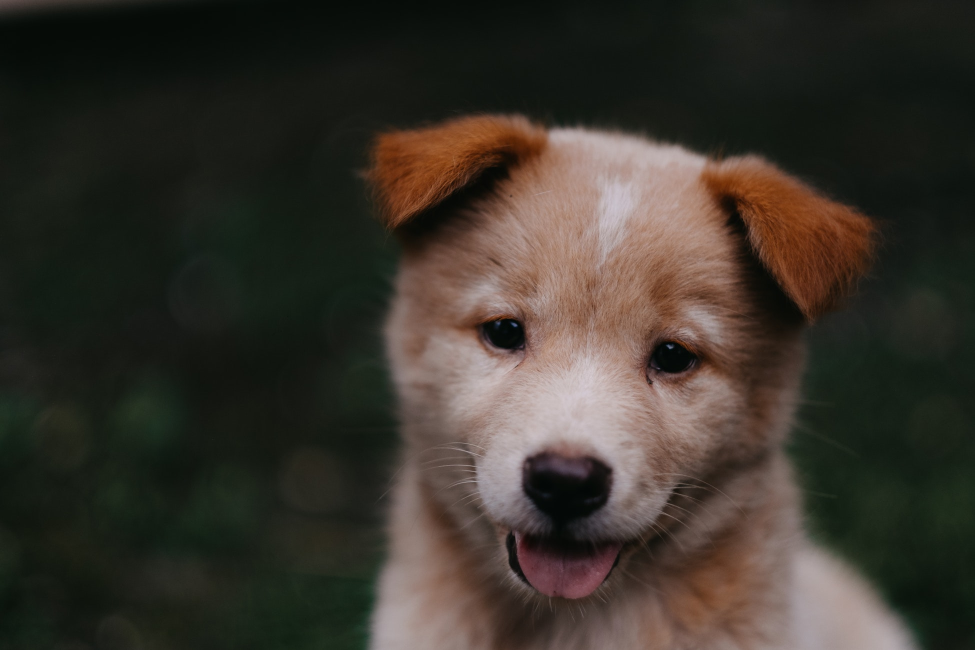
#> input picture DATA/00-puppy.jpg, 1950 x 1300 px, found by its file name (shown at 1/2 size)
$ jupyter execute OpenCV-Basics.ipynb
#> lines starting #> are read from the running program, lines starting #| are printed output that depends on the picture
[cell 1]
import numpy as np
import matplotlib.pyplot as plt
import cv2

[cell 2]
img = cv2.imread("C://Users//nryan//OneDrive//Desktop//00-puppy.jpg")
#> img is the input picture: shape (1300, 1950, 3); mean B, G, R 43.8, 51.8, 57.3

# open cv automatically changes the image to a numpy array.

type(img)

[cell 3]
# Displaying Images

plt.imshow(img) # open cv and matplotliv have different order in it's channel! -> BGR instead of RGB

# Reverse or Transforming the image.
fix_img = cv2.cvtColor(img, cv2.COLOR_BGR2RGB)
plt.imshow(fix_img) # fixed img
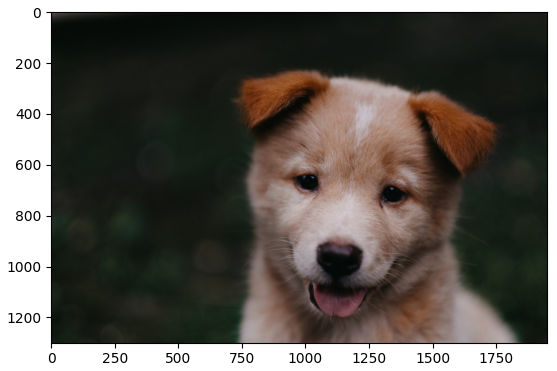
#> figure drawn by matplotlib, 1 panel; B, G, R data is drawn as R, G, B

[cell 4]
img_gray = cv2.imread("C://Users//nryan//OneDrive//Desktop//00-puppy.jpg", cv2.IMREAD_GRAYSCALE)
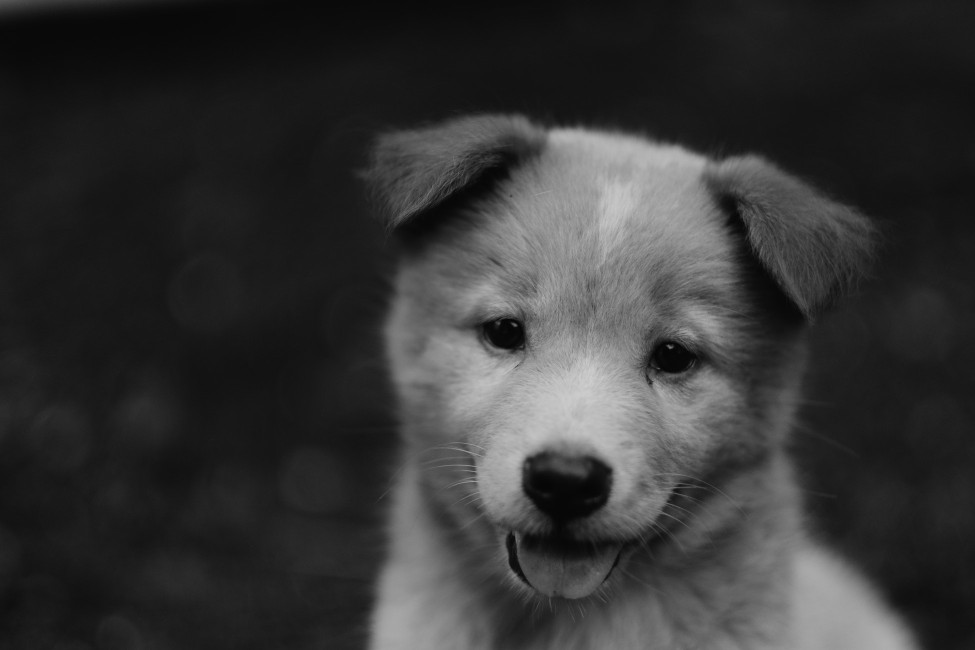
#> img_gray: shape (1300, 1950) (shown at 1/2 size); min 1, max 209, mean 52.6

img_gray.shape # no longer needs colour channels.
#> Out = (1300, 1950)

# need to change this to gray for matplotlib.
#plt.imshow(img_gray, cmap="gray")
# output = (1300, 1950)

[cell 5]
# manipulating images/arrays using cv2

new_img = cv2.resize(fix_img, (1000,400))
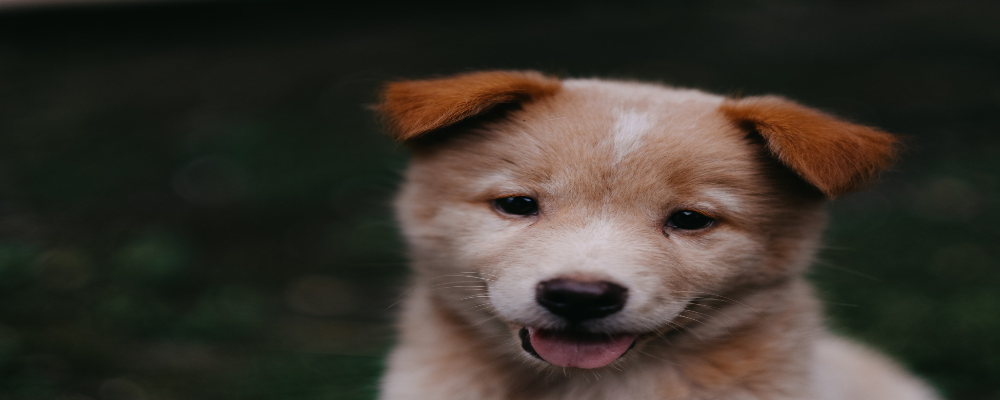
#> new_img: shape (400, 1000, 3); mean R, G, B 57.2, 51.8, 43.7
plt.imshow(new_img)

# downscaling images
w_ratio = 0.2 # 20 percent of the original width
h_ratio = 0.2

new_img = cv2.resize(fix_img, (0,0), fix_img, w_ratio, h_ratio)
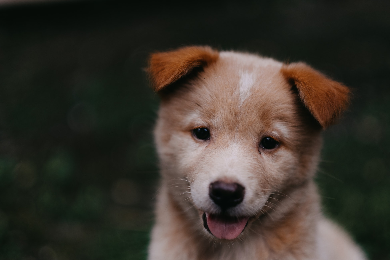
#> new_img: shape (260, 390, 3); mean R, G, B 57.3, 51.8, 43.8
plt.imshow(new_img)
new_img.shape

# flipping images - useful for generating more images.
new_img = cv2.flip(fix_img, 0) # flip x axist
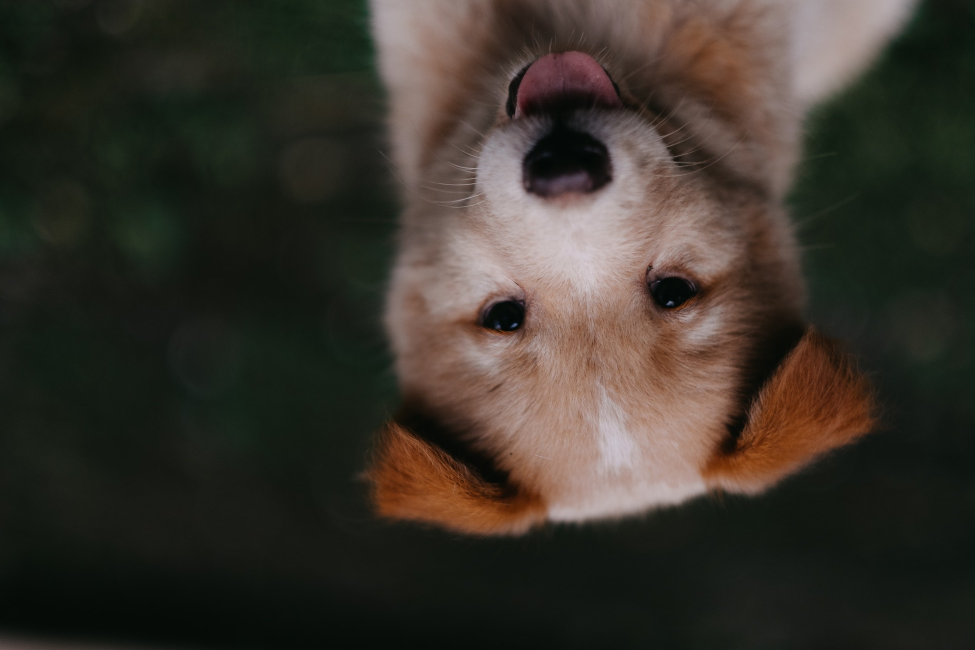
#> new_img: shape (1300, 1950, 3) (shown at 1/2 size); mean R, G, B 57.3, 51.8, 43.8
plt.imshow(new_img)
new_img = cv2.flip(fix_img, 1) # flip y axist
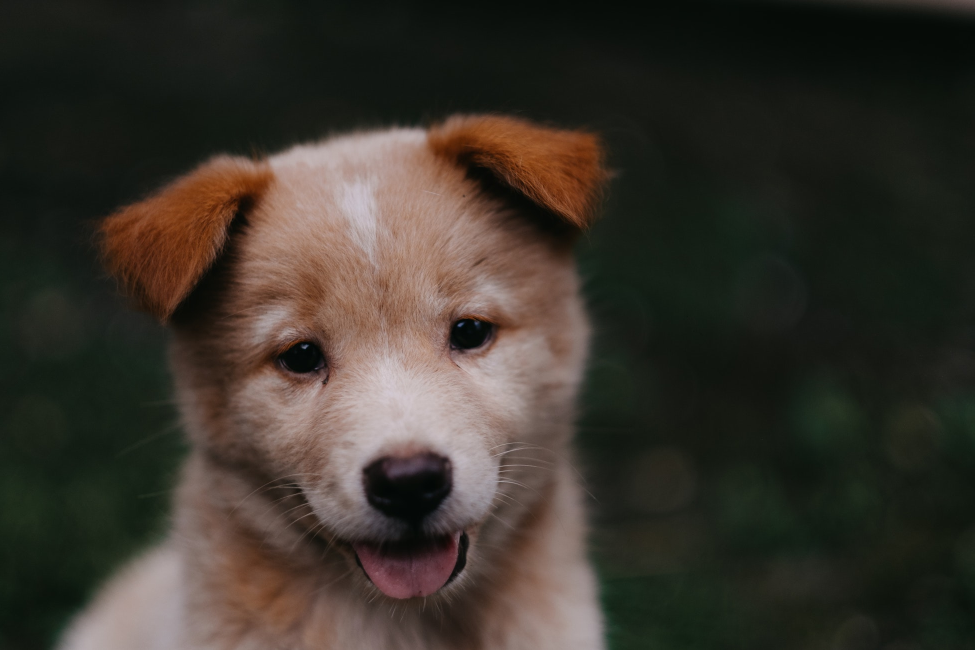
#> new_img: shape (1300, 1950, 3) (shown at 1/2 size); mean R, G, B 57.3, 51.8, 43.8
plt.imshow(new_img)

new_img = cv2.flip(fix_img, -1) # flip both x and y axis
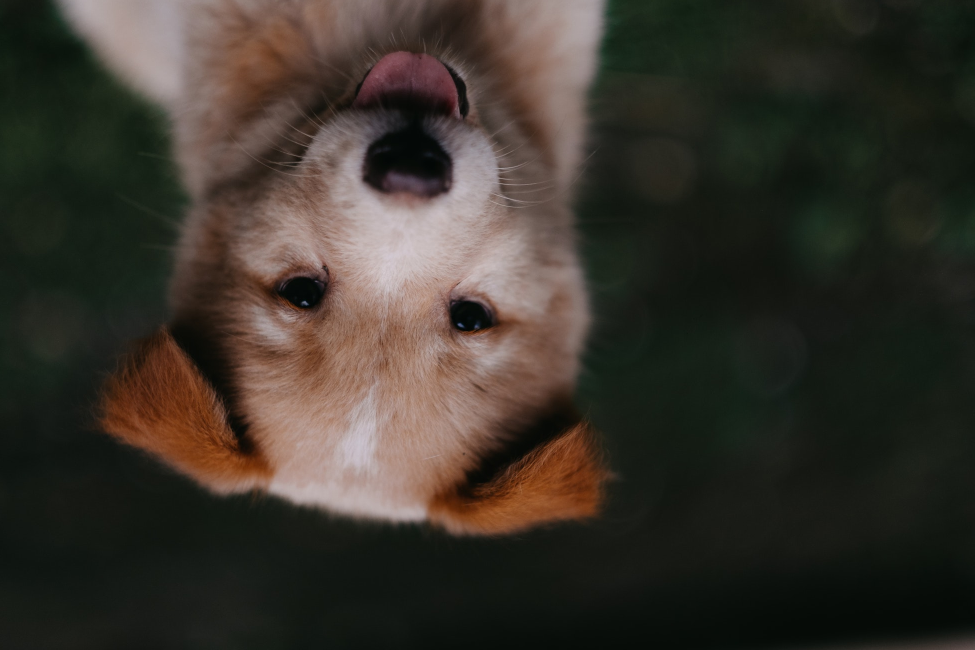
#> new_img: shape (1300, 1950, 3) (shown at 1/2 size); mean R, G, B 57.3, 51.8, 43.8

[cell 6]
# saving images using opencv.

cv2.imwrite("newFile.jpg", fix_img)
#> Out = True

[cell 7]
# designate a larger blank canvas to show the image.
fig = plt.figure(figsize=(10,8))
ax = fig.add_subplot(111)
ax.imshow(fix_img)

[cell 8]
# Placing items on images: important later on to track objects.
blank_img = np.zeros(shape=(512,512,3), dtype=np.int16) # create blank image

# Shapes
pt1 = (200,200)
pt2 = (300,300)

# drawing a rectangle - pt1 and pt2 are the top left and right corner respectively.
cv2.rectangle(blank_img, pt1, pt2, color=(0,255,0), thickness=10)
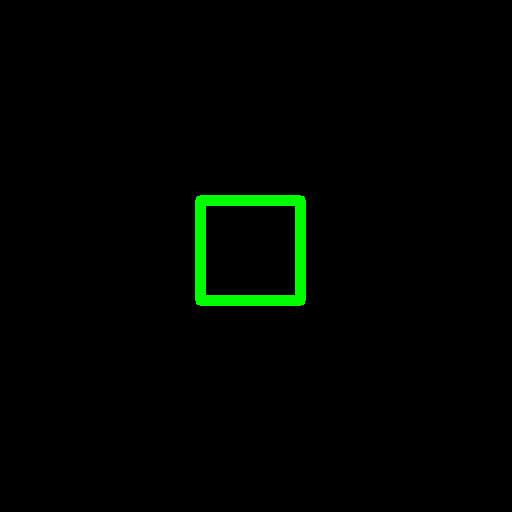
#> blank_img: shape (512, 512, 3) int16; mean of channels 0, 1, 2 0, 4.2, 0; drawn as B, G, R

# drawing a circle
cv2.circle(blank_img, center=(100,100), color=(0,0,255), radius=40, thickness=-1) # thickness = -1 fills the shape.

# drawing a line
cv2.line(blank_img, pt1, pt2, color=(255,0,0), thickness=10)

# drawing a polygon
vertices = np.array([ [50,300], [100,200], [400,350], [200,400]], dtype=np.int32) # establishing vertices
vertices.reshape((-1,1,2)) # reshape to fit the colour channels (this must be done to make the vertices acceptable for cv2)

cv2.polylines(blank_img, [vertices], isClosed=True, color=(255,255,255), thickness = 10)


# writing text on the image.
font = cv2.FONT_HERSHEY_SIMPLEX # assign a font
cv2.putText(blank_img, text="Texted!", org=(10,500), fontFace = font, fontScale = 4, color=(255,255,255), thickness=10)
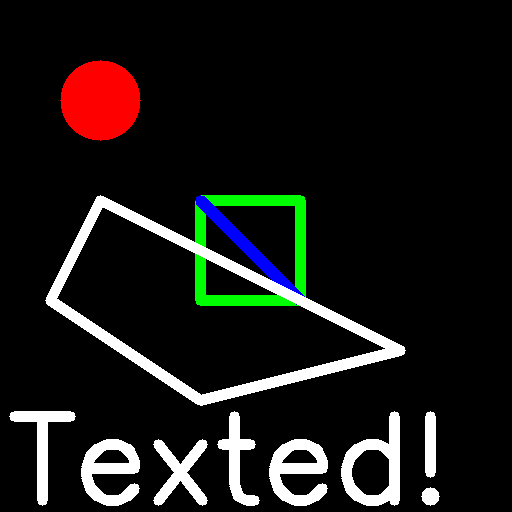
#> blank_img: shape (512, 512, 3) int16; mean of channels 0, 1, 2 21.9, 24.1, 25.2; drawn as B, G, R

plt.imshow(blank_img)
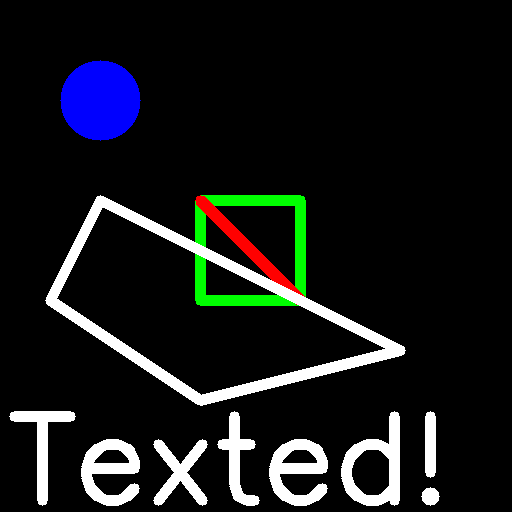
#> shown: shape (512, 512, 3); mean R, G, B 21.9, 24.1, 25.2

[cell 9]
##################################
# DRAWING IMAGES FROM USER INPUT #
##################################

[cell 10]
# Function to take in the mouse's input/parameters.
# all the arguments are filled in using the setMouseCallback method.
# event is what the mouse did.
# x and y are the coordinates.

def draw_circle(event, x, y, flags, param):
    if event == cv2.EVENT_LBUTTONDOWN: # when we hit the left mouse button
        cv2.circle(img, (x,y), radius=50, color=(255,255,255), thickness=-1) # draw a circle on the img at location x, y.

    elif event == cv2.EVENT_RBUTTONDOWN: # when we hit the right mouse button
        cv2.circle(img, (x,y), radius=50, color=(0,0,255), thickness=-1) # draw a red circle on the img at location x, y.

cv2.namedWindow(winname="Drawing") # create a window to display.
cv2.setMouseCallback("Drawing", draw_circle) # listen for mouse input.


# Showing Image with OpenCV
img = np.zeros(shape=(512,512,3), dtype = np.int8)  # Create a blank image.
while True:
    cv2.imshow("Drawing", img)

    if cv2.waitKey(20) & 0xFF==27: # listen for esc key press.
#> (key Esc is pressed here)
        break # Exit image.

cv2.destroyAllWindows()

[cell 11]
# Function to draw rectangles
def drawRectangle(event, x, y, flags, parameters):
    global ix, iy, drawing # declare global variables

    # start drawing
    if event == cv2.EVENT_LBUTTONDOWN:
        drawing = True
        ix,iy = x,y # note location of mouse press

    # drawing
    elif event == cv2.EVENT_MOUSEMOVE:
        if drawing:
            # x y is now the
            cv2.rectangle(img, (ix,iy), (x,y), color=(255,255,255), thickness=-1)

    # stop drawing if mouse is released
    elif event == cv2.EVENT_LBUTTONUP:
        drawing = False
        cv2.rectangle(img, (ix,iy), (x,y), color=(255,255,255), thickness=-1)


drawing = False # flag to indicate mouse button is pressed
ix, iy = -1, -1

# Showing Image with OpenCV
img = np.zeros(shape=(512,512,3), dtype=np.int8)

cv2.namedWindow(winname="Drawing")
cv2.setMouseCallback("Drawing", drawRectangle)


# Show the Image with OpenCV
while True:
    cv2.imshow("Drawing", img)
    if cv2.waitKey(20) & 0xFF==27: # listen for esc key
#> (key Esc is pressed here)

$ run again, with DATA/Denis_Mukwege.jpg copied over DATA/00-puppy.jpg
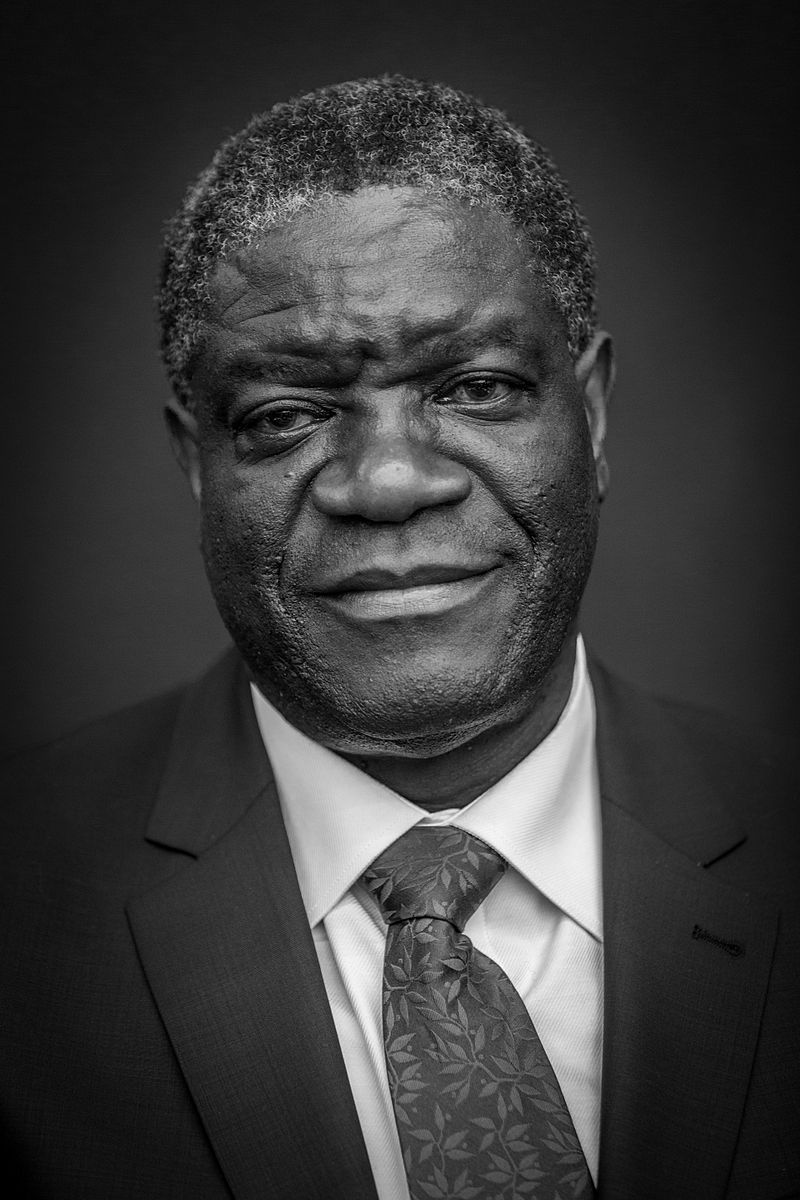
#> input picture DATA/Denis_Mukwege.jpg, 800 x 1200 px, found by its file name
#> img is the input picture: shape (1200, 800, 3); min 0, max 255, mean 58.8
#> `new_img = cv2.resize(fix_img, (1000,400))`:
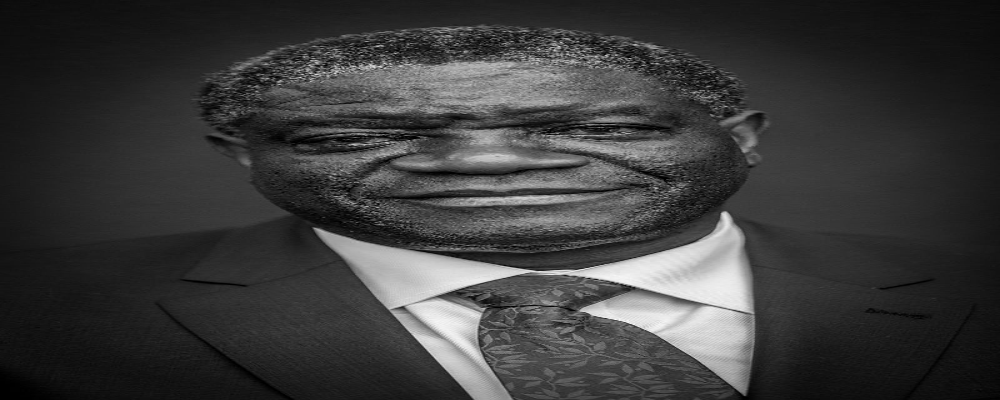
#> new_img: shape (400, 1000, 3); min 0, max 251, mean 58.9
#> `new_img = cv2.flip(fix_img, -1)`:
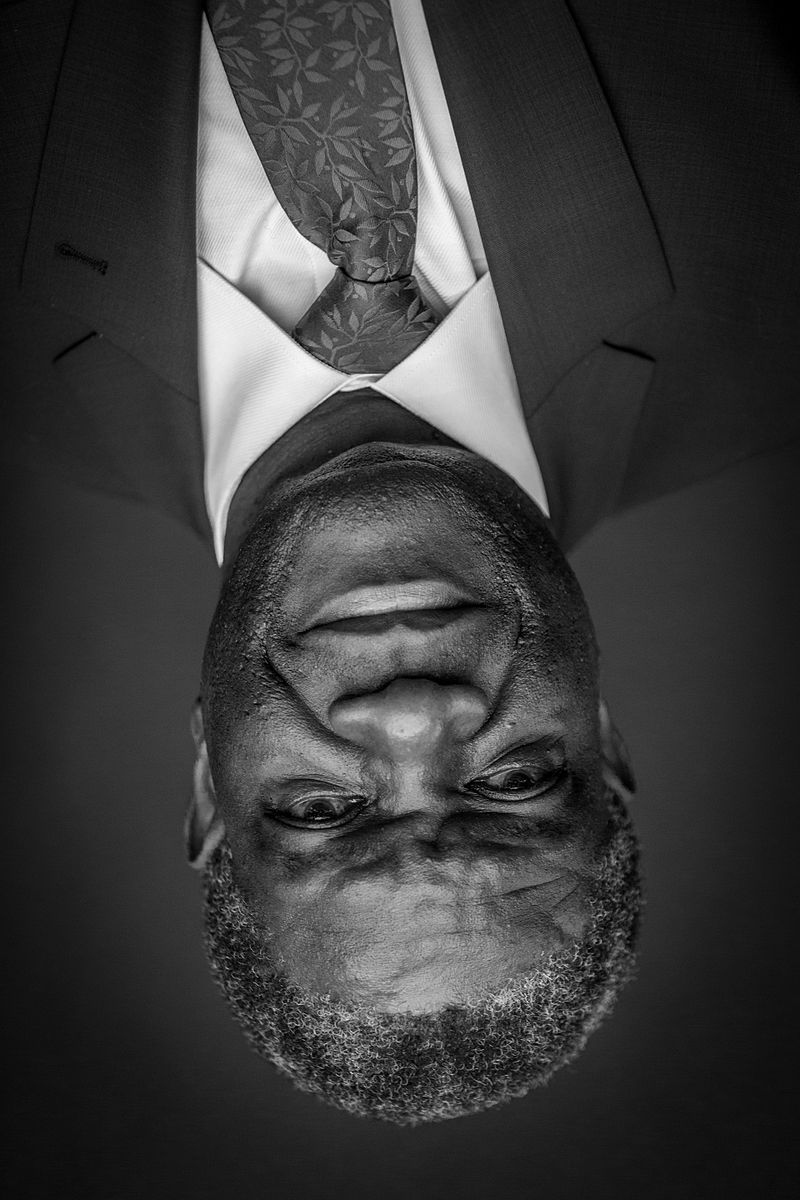
#> new_img: shape (1200, 800, 3); min 0, max 255, mean 58.8
#> `cv2.imwrite("newFile.jpg", fix_img)`: Out = True

$ run again, with DATA/Nadia_Murad.jpg copied over DATA/00-puppy.jpg
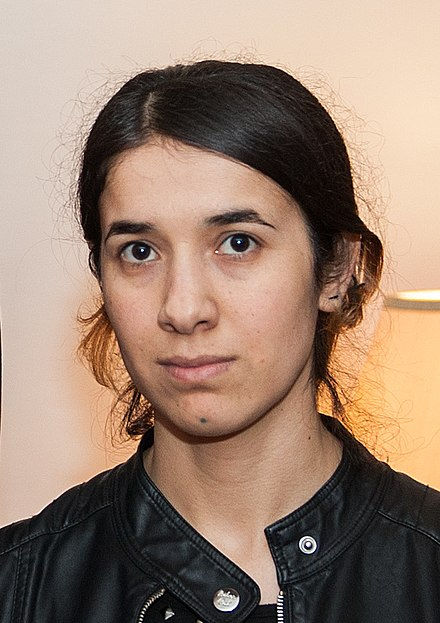
#> input picture DATA/Nadia_Murad.jpg, 440 x 623 px, found by its file name
#> img is the input picture: shape (623, 440, 3); mean B, G, R 112.7, 129.2, 153.8
#> `new_img = cv2.flip(fix_img, -1)`:
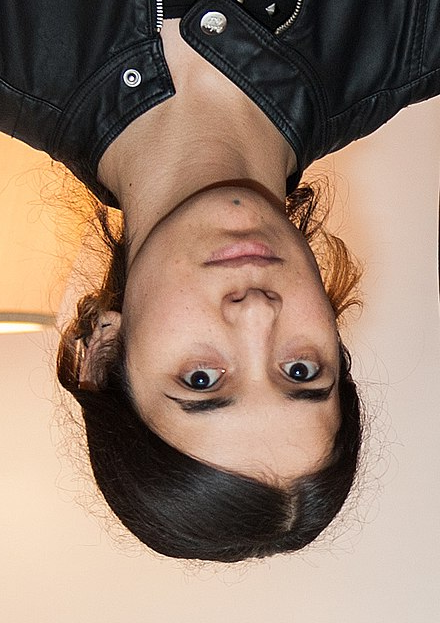
#> new_img: shape (623, 440, 3); mean R, G, B 153.8, 129.2, 112.7
#> `cv2.imwrite("newFile.jpg", fix_img)`: Out = True
